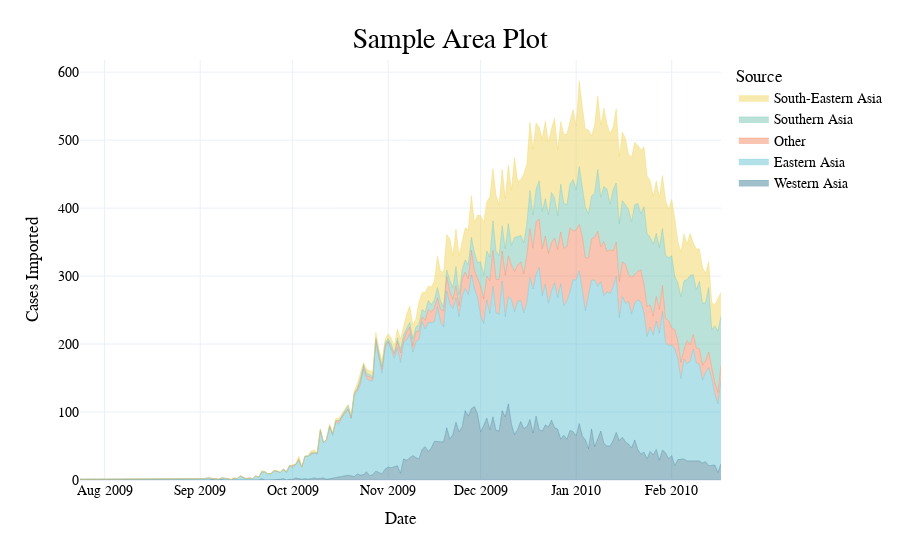

Notebook code cell kept with this figure:
### Code cell
# Create the area plot
fig = px.area(df, x='date', y='importations', 
              color='source',
              template='netsi'
             )
fig.update_traces(line=dict(width=0.4))
fig.update_layout(title_text='Sample Area Plot', legend_traceorder='reversed',
                 xaxis_title="Date", yaxis_title="Cases Imported", legend_title_text='Source',)




fig

### Figure 1 — Plotly figure (JSON) as saved in the notebook; plotly's stock layout.template omitted (floating-point values rounded to 4 significant figures; data arrays with more than 128 entries replaced by an {"elided": "..."} marker saying what was removed)
{"data": [{"fillpattern": {"shape": ""}, "hovertemplate": "source=Western Asia<br>date=%{x}<br>importations=%{y}<extra></extra>", "legendgroup": "Western Asia", "line": {"color": "#428299", "width": 0.4}, "marker": {"symbol": "circle"}, "mode": "lines", "name": "Western Asia", "orientation": "v", "showlegend": true, "stackgroup": "1", "type": "scatter", "x": {"elided": "150 str values"}, "xaxis": "x", "y": {"elided": "150 int values"}, "yaxis": "y"}, {"fillpattern": {"shape": ""}, "hovertemplate": "source=Eastern Asia<br>date=%{x}<br>importations=%{y}<extra></extra>", "legendgroup": "Eastern Asia", "line": {"color": "#67C4D3", "width": 0.4}, "marker": {"symbol": "circle"}, "mode": "lines", "name": "Eastern Asia", "orientation": "v", "showlegend": true, "stackgroup": "1", "type": "scatter", "x": {"elided": "170 str values"}, "xaxis": "x", "y": {"elided": "170 int values"}, "yaxis": "y"}, {"fillpattern": {"shape": ""}, "hovertemplate": "source=Other<br>date=%{x}<br>importations=%{y}<extra></extra>", "legendgroup": "Other", "line": {"color": "#F48A64", "width": 0.4}, "marker": {"symbol": "circle"}, "mode": "lines", "name": "Other", "orientation": "v", "showlegend": true, "stackgroup": "1", "type": "scatter", "visible": true, "x": {"elided": "136 str values"}, "xaxis": "x", "y": {"elided": "136 int values"}, "yaxis": "y"}, {"fillpattern": {"shape": ""}, "hovertemplate": "source=Southern Asia<br>date=%{x}<br>importations=%{y}<extra></extra>", "legendgroup": "Southern Asia", "line": {"color": "#77C6B1", "width": 0.4}, "marker": {"symbol": "circle"}, "mode": "lines", "name": "Southern Asia", "orientation": "v", "showlegend": true, "stackgroup": "1", "type": "scatter", "x": {"elided": "130 str values"}, "xaxis": "x", "y": {"elided": "130 int values"}, "yaxis": "y"}, {"fillpattern": {"shape": ""}, "hovertemplate": "source=South-Eastern Asia<br>date=%{x}<br>importations=%{y}<extra></extra>", "legendgroup": "South-Eastern Asia", "line": {"color": "#F2D65F", "width": 0.4}, "marker": {"symbol": "circle"}, "mode": "lines", "name": "South-Eastern Asia", "orientation": "v", "showlegend": true, "stackgroup": "1", "type": "scatter", "x": {"elided": "138 str values"}, "xaxis": "x", "y": {"elided": "138 int values"}, "yaxis": "y"}], "layout": {"autosize": true, "legend": {"title": {"text": "Source"}, "tracegroupgap": 0, "traceorder": "reversed"}, "margin": {"t": 60}, "title": {"text": "Sample Area Plot"}, "xaxis": {"anchor": "y", "autorange": true, "domain": [0, 1], "range": ["2009-07-24", "2010-02-17"], "title": {"text": "Date"}, "type": "date"}, "yaxis": {"anchor": "x", "autorange": true, "domain": [0, 1], "range": [0, 617.9], "title": {"text": "Cases Imported"}, "type": "linear"}}}
